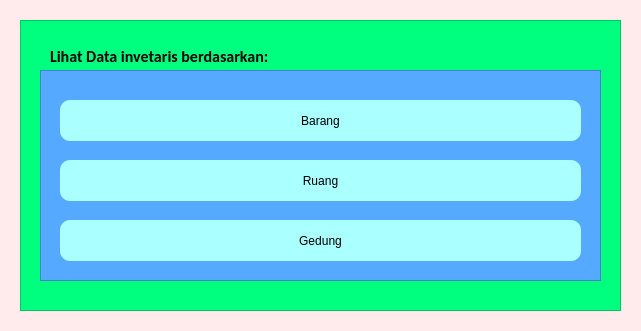
<?xml version="1.0" encoding="UTF-8"?>
<ui version="4.0">
 <class>MenuTampil</class>
 <widget class="QMainWindow" name="MenuTampil">
  <property name="geometry">
   <rect>
    <x>0</x>
    <y>0</y>
    <width>641</width>
    <height>331</height>
   </rect>
  </property>
  <property name="windowTitle">
   <string>Menu Tampil</string>
  </property>
  <property name="styleSheet">
   <string notr="true">background-color: rgb(255, 235, 235);</string>
  </property>
  <widget class="QWidget" name="centralwidget">
   <widget class="QFrame" name="frame">
    <property name="geometry">
     <rect>
      <x>20</x>
      <y>20</y>
      <width>601</width>
      <height>291</height>
     </rect>
    </property>
    <property name="styleSheet">
     <string notr="true">background-color: rgb(0, 255, 127);</string>
    </property>
    <property name="frameShape">
     <enum>QFrame::StyledPanel</enum>
    </property>
    <property name="frameShadow">
     <enum>QFrame::Raised</enum>
    </property>
    <widget class="QLabel" name="label_2">
     <property name="geometry">
      <rect>
       <x>30</x>
       <y>26</y>
       <width>291</width>
       <height>20</height>
      </rect>
     </property>
     <property name="font">
      <font>
       <family>Calibri</family>
       <pointsize>12</pointsize>
       <weight>75</weight>
       <bold>true</bold>
      </font>
     </property>
     <property name="styleSheet">
      <string notr="true">color: rgb(0, 0, 0);</string>
     </property>
     <property name="text">
      <string>Lihat Data invetaris berdasarkan:</string>
     </property>
    </widget>
    <widget class="QFrame" name="frame_3">
     <property name="geometry">
      <rect>
       <x>20</x>
       <y>50</y>
       <width>561</width>
       <height>211</height>
      </rect>
     </property>
     <property name="styleSheet">
      <string notr="true">background-color: rgb(85, 170, 255);</string>
     </property>
     <property name="frameShape">
      <enum>QFrame::StyledPanel</enum>
     </property>
     <property name="frameShadow">
      <enum>QFrame::Raised</enum>
     </property>
     <widget class="QPushButton" name="Barang">
      <property name="geometry">
       <rect>
        <x>20</x>
        <y>30</y>
        <width>521</width>
        <height>41</height>
       </rect>
      </property>
      <property name="styleSheet">
       <string notr="true">color: rgb(0, 0, 0);
background-color: rgb(170, 255, 255);
border-radius : 10px;</string>
      </property>
      <property name="text">
       <string>Barang</string>
      </property>
     </widget>
     <widget class="QPushButton" name="Gedung">
      <property name="geometry">
       <rect>
        <x>20</x>
        <y>150</y>
        <width>521</width>
        <height>41</height>
       </rect>
      </property>
      <property name="styleSheet">
       <string notr="true">color: rgb(0, 0, 0);
background-color: rgb(170, 255, 255);
border-radius : 10px;</string>
      </property>
      <property name="text">
       <string>Gedung</string>
      </property>
     </widget>
     <widget class="QPushButton" name="Ruang">
      <property name="geometry">
       <rect>
        <x>20</x>
        <y>90</y>
        <width>521</width>
        <height>41</height>
       </rect>
      </property>
      <property name="styleSheet">
       <string notr="true">color: rgb(0, 0, 0);
background-color: rgb(170, 255, 255);
border-radius : 10px;</string>
      </property>
      <property name="text">
       <string>Ruang</string>
      </property>
     </widget>
    </widget>
   </widget>
  </widget>
 </widget>
 <resources/>
 <connections/>
</ui>
